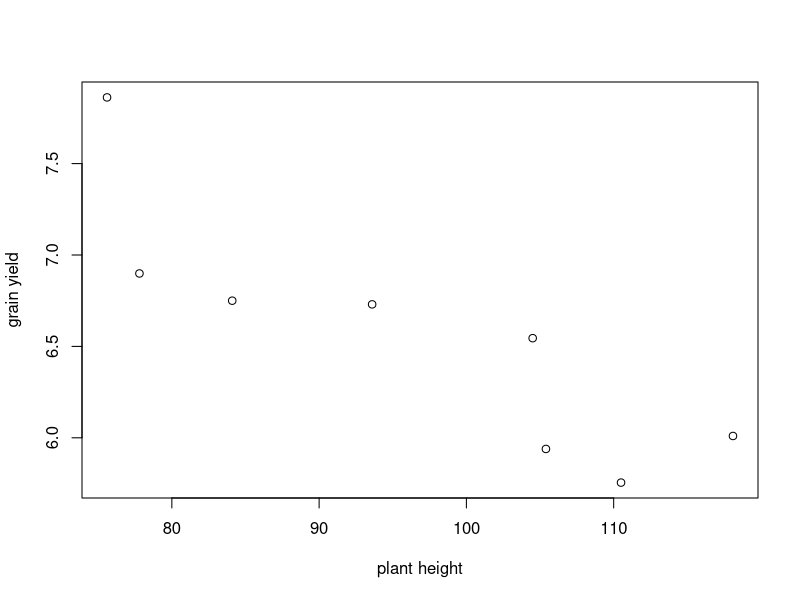
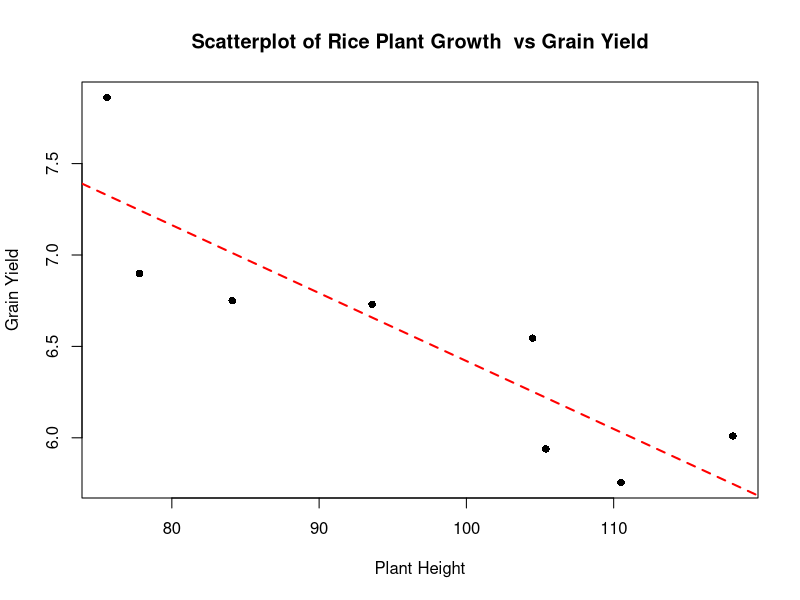
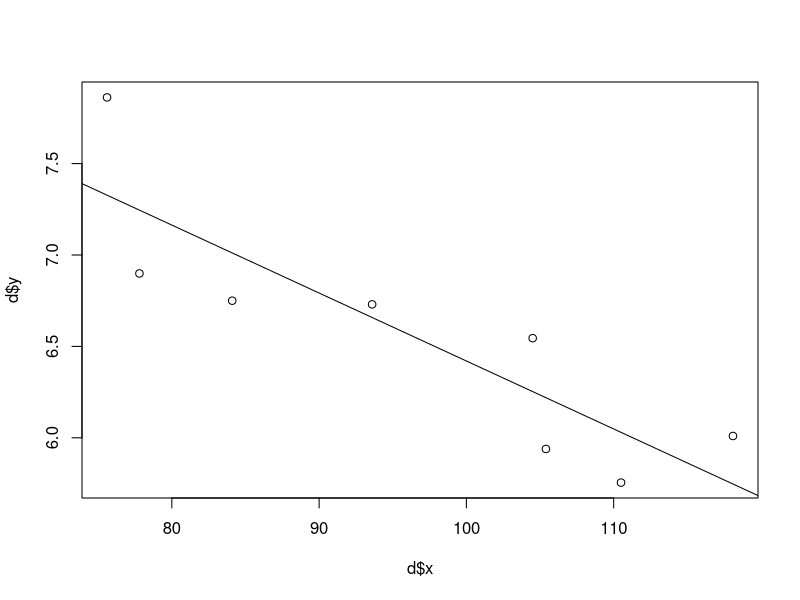
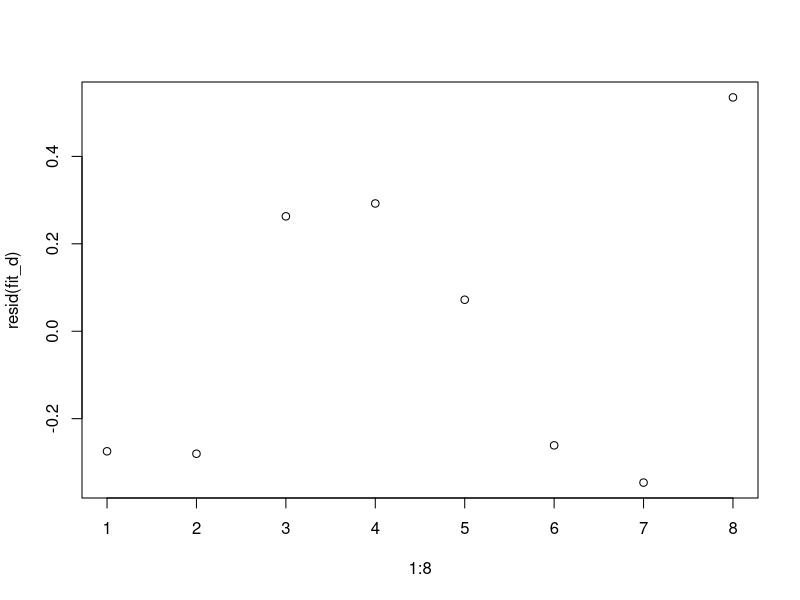
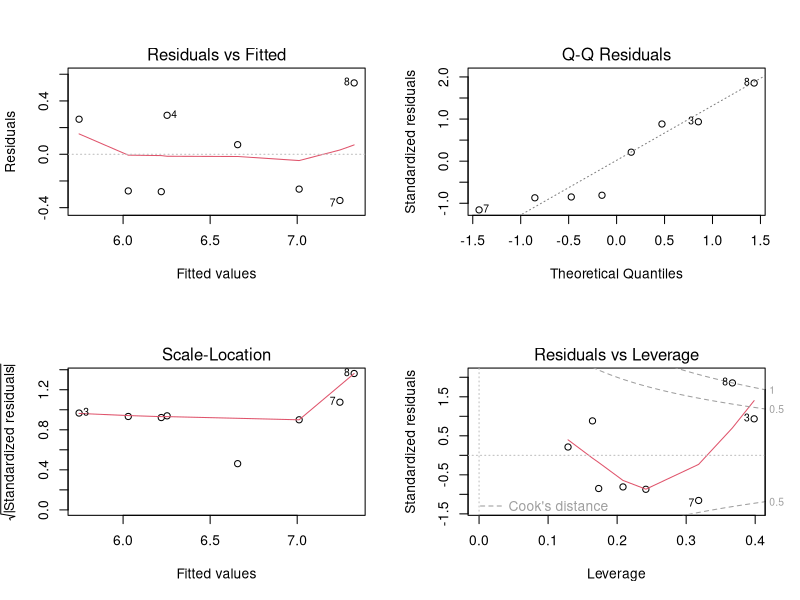
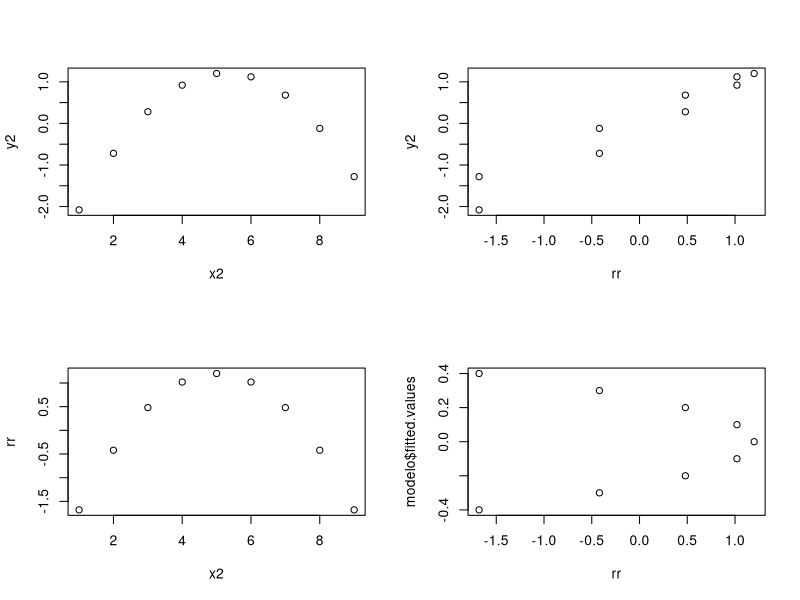

The R script that drew these images, in order:
## ---- chunk 1
d = data.frame(x = c(110.5, 105.4, 118.1, 104.5, 93.6, 84.1, 77.8, 75.6),
y = c(5.755, 5.939, 6.010, 6.545, 6.730, 6.750, 6.899, 7.862))
plot(d$x, d$y, xlab = "plant height", ylab = "grain yield")
## ---- chunk 2
cor(d$x, d$y)
fit_d = lm(y ~ x, data = d)
summary(fit_d)

#beta 0
coef(fit_d)[1]

# beta 1  Units??
coef(fit_d)["x"]

plot(d$x, d$y, pch=16,
     xlab = "Plant Height",
     ylab = "Grain Yield",
     main = "Scatterplot of Rice Plant Growth  vs Grain Yield") +
abline(coefficients(fit_d), lwd = 2, lty = 2,
       col = "red")
## the estimate tells us that the grain yield will decrease as the plant gets taller. The regression line indicates that yield will likely fall below 6.0 once plant height is more than about 105
## ---- chunk 3
anova(fit_d)
summary(fit_d)
## Both the F test and T test gave a p-value of less than 5%, allowing us to reject a null hypothesis of the slope value = 0
## ---- chunk 4
qt(0.05/2, 8-2)
# 95% of the time that the confidence interval is calculate it will overlap with the true value of the slope.
confint(fit_d)
## ---- chunk 5
{plot(d$x,d$y)
abline(fit_d)}

{y=plot(resid(fit_d), x=1:8)
abline(fit_d)}
### resid(fit_d) gives me the actual value of the residuals
### abline(fit_d) plots the slope
{par(mfrow=c(2,2)) ## plotting the residuals vs fitted lines. 
plot(fit_d)}
## ---- chunk 6
SSE<-sum((fitted(fit_d) - d$y)^2)

ev<-SSE/(8-2)
sum(fit_d$residuals**2)

ev1<-anova(fit_d)
ev1<-ev1$`Mean Sq`[2]
## ---- chunk 7
est<-predict(fit_d, newdata = data.frame(x = 100), interval = "confidence")
####int[1] its how much the 100 things is gonna yield, int[2] is the lower bound of the ci and int[3] is the upper bound
        
## ---- chunk 8
pred<-predict(fit_d, newdata = data.frame(x = 100), interval = "prediction")
####int[1] its how much the 100 things is gonna yield, int[2] is the lower bound of the ci and int[3] is the upper bound
        
## ---- chunk 9
sumar<-summary(fit_d)
sumar$r.squared
##### This means how well the model fits the data
## ---- chunk 10
x2 = c(1, 2, 3, 4, 5, 6, 7, 8, 9)
y2 = c(-2.08, -0.72, 0.28, 0.92, 1.20, 1.12, 0.68, -0.12, -1.28)
plot(x = x2, y = y2)
## ---- chunk 11
modelo<-lm(y2~x2)
rr<-resid(modelo)
plot(x = rr, y = y2)

## ---- chunk 12
plot(x = x2, y = rr)
## ---- chunk 13
modelo$fitted.values
plot(x = rr, y = modelo$fitted.values)
